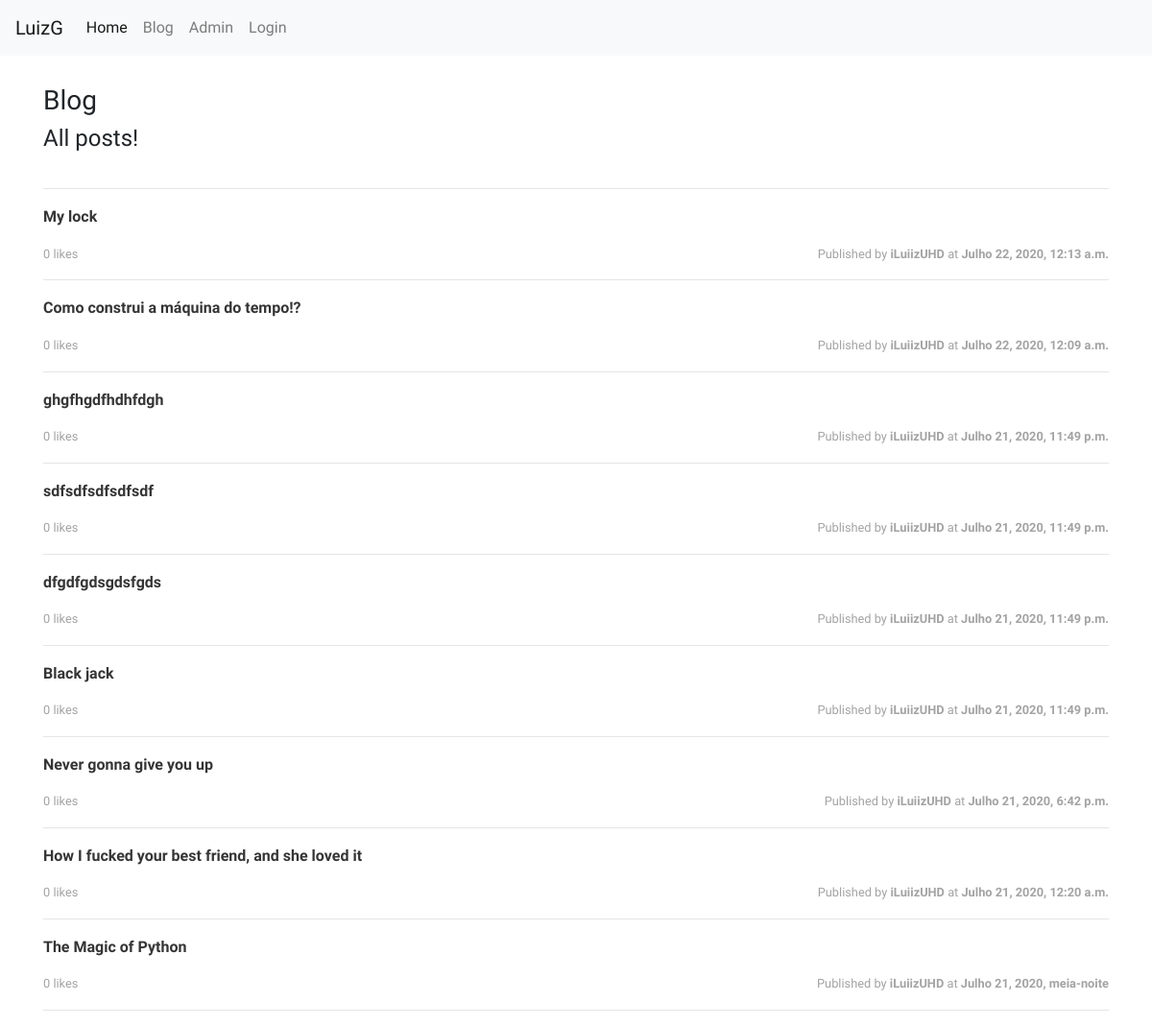
The page /blog/ on the database as committed earlier.
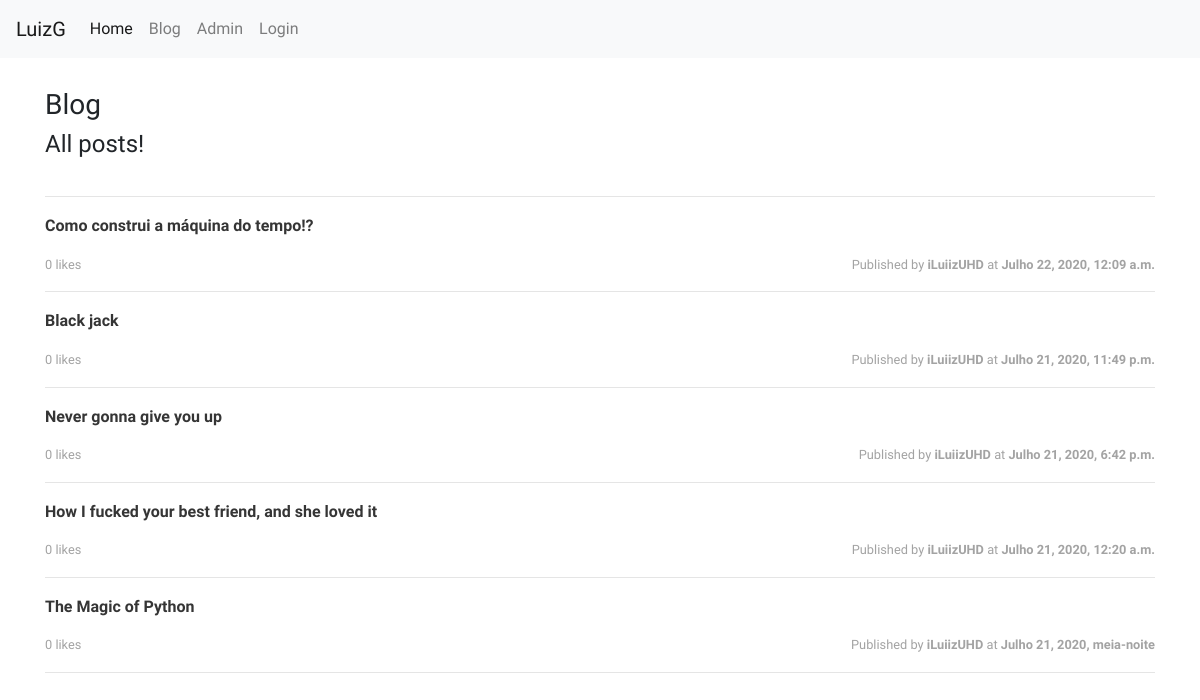
The same page on the database as committed later.
### blog/models.py (models this page shows, shortened)
class Post(models.Model):
  title = models.CharField(max_length=255, unique=True)
  slug = models.SlugField(max_length=255, unique=True)
  author = models.ForeignKey(User, on_delete=models.CASCADE)
  published = models.BooleanField(default=False)
  objects = models.Manager()
  status = PublishedMgr()
  text = models.TextField()
  tags = models.TextField(default="", null=True)
  likes = models.PositiveIntegerField(default=0)
  createdAt = models.DateTimeField(auto_now_add=True, null=True)
  updatedAt = models.DateTimeField(auto_now=True, null=True)
  class Meta:
    ordering = ['-createdAt']
  def get_absolute_url(self):
    return reverse("blog_post", args=[self.slug])

### blog/views.py (the view)
# urls.py: path('', views.Blog.as_view(), name="blog"),
class Blog(ListView):
  model = Post
  template_name = 'blog/blog.html'
  context_object_name = 'posts'

### blog/templates/blog/blog.html (shortened to what this page needs)
{% extends 'base.html' %}
{% load static %}
{% load i18n %}
{% block custom_style %}
  <link rel="stylesheet" href="{% static 'css/blog/style.css' %}">
{% endblock custom_style %}
{% block content %}
<section class="blog-container">
  <div class="blog-header">
    <div class="row">
      <div class="col">
        <h3>{% trans "Blog" %}</h3>
        <h4>{% trans "All posts!" %}</h4>
      </div>
    </div>
  </div>
  <div class="blog-posts">
    <ul class="list-unstyled">
      <hr>
      {% for post in posts %}
        <li class="media">
          <div class="media-body">
            <a class="mt-0 fs-22 post-title-link" href="{{ post.get_absolute_url }}"><b>{{ post.title }}</b></a>
            <p>
              <span class="post-likes">{{ post.likes }} likes</span>
              <span class="post-date">{% trans "Published by" %} <b>{{ post.author }}</b> {% trans "at" %} <b>{{ post.createdAt }}</b></span>
            </p>
          </div>
        </li>
        <hr>
      {% endfor %}
    </ul>
  </div>
</section>
{% endblock content %}

### templates/base.html (shortened to what this page needs)
{% load static %}
{% load i18n %}
<!DOCTYPE html>
<html lang="en">
  <head>
    <link rel="stylesheet" href="{% static 'css/style.css' %}">
    <link rel="stylesheet" href="{% static 'css/helpers.css' %}">
    <link rel="stylesheet" href="{% static 'css/lib/mdi/materialdesignicons.min.css' %}">
    {% block custom_style %} {% endblock custom_style %}
    <link rel="stylesheet" href="https://stackpath.bootstrapcdn.com/bootstrap/4.5.0/css/bootstrap.min.css">
  </head>
  <body>
    <nav class="navbar sticky-top navbar-expand-lg navbar-light bg-light">
      <a class="navbar-brand" href="/">LuizG</a>
      <div class="collapse navbar-collapse" id="navbarNavAltMarkup">
        <div class="navbar-nav">
          <a class="nav-item nav-link active" href="/">Home <span class="sr-only">(current)</span></a>
          <a class="nav-item nav-link" href="/blog">Blog</a>
          <a class="nav-item nav-link" href="/admin">Admin</a>
          <a class="nav-item nav-link" href="">Login</a>
        </div>
      </div>
    </nav>
    <main class="container">
      {% block content %}
      {% endblock content %}
    </main>
  </body>
</html>

### assets/css/style.css (style rules this page uses)
* { font-family: 'Nunito Sans', sans-serif !important; text-rendering: optimizeLegibility !important; line-height: 1.6; }

### assets/css/blog/style.css (style rules this page uses)
.blog-container { margin-top: 12px; }
.blog-header { margin-bottom: 30px; margin-top: 30px; }
.post-title-link { color: #353535; text-decoration: none !important; }
.post-date { margin: 0; text-align: right; float: right; font-size: .80rem; color: #a3a3a3; }
.post-likes { margin: 0; text-align: left; float: left; font-size: .80rem; color: #a3a3a3; }

Rows that differ between the two databases and show on the page:
removed Post: title "My lock", likes "0", author "iLuiizUHD", createdAt "Julho 22, 2020, 12:13 a.m."
removed Post: title "ghgfhgdfhdhfdgh", likes "0", author "iLuiizUHD", createdAt "Julho 21, 2020, 11:49 p.m."
removed Post: title "sdfsdfsdfsdfsdf", likes "0", author "iLuiizUHD", createdAt "Julho 21, 2020, 11:49 p.m."
removed Post: title "dfgdfgdsgdsfgds", likes "0", author "iLuiizUHD", createdAt "Julho 21, 2020, 11:49 p.m."
